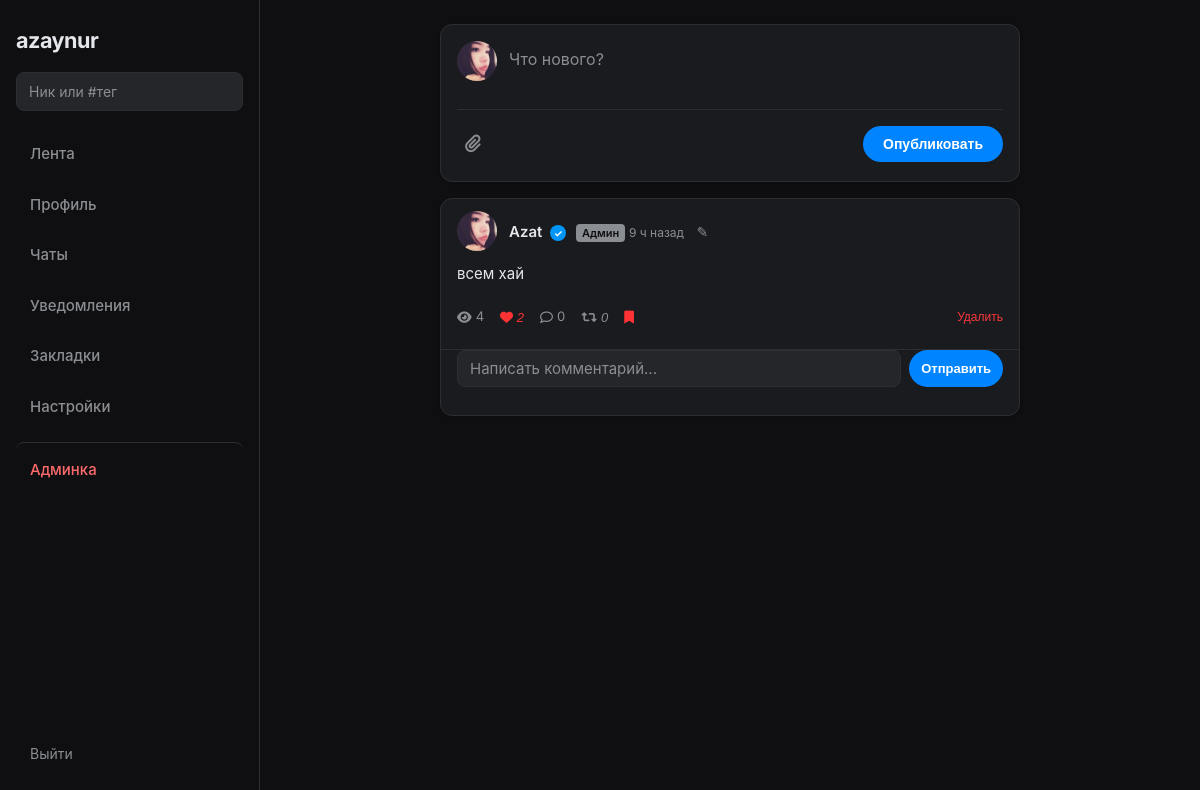
Screenshot of / (signed in) with the database file from the repository.
### app.py (models this page shows, shortened)
class User(UserMixin, db.Model):
    id = db.Column(db.Integer, primary_key=True)
    username = db.Column(db.String(80), unique=True, nullable=False)
    email = db.Column(db.String(120), unique=True, nullable=False)
    password = db.Column(db.String(128), nullable=False)
    avatar = db.Column(db.String(200), default='default.jpg')
    bio = db.Column(db.String(500), nullable=True)
    is_verified = db.Column(db.Boolean, default=False)
    verification_type = db.Column(db.String(20), nullable=True)  # gold, vip, exclusive
    custom_status = db.Column(db.String(100), nullable=True)
    is_admin = db.Column(db.Boolean, default=False)
    banned_until = db.Column(db.DateTime, nullable=True)

class Post(db.Model):
    id = db.Column(db.Integer, primary_key=True)
    user_id = db.Column(db.Integer, db.ForeignKey('user.id'), nullable=False)
    body = db.Column(db.Text, nullable=False)
    image = db.Column(db.String(200), nullable=True)
    created_at = db.Column(db.DateTime, default=datetime.utcnow)
    edited_at = db.Column(db.DateTime, nullable=True)
    user = db.relationship('User', backref=db.backref('posts', lazy='dynamic'))
    def likes_count(self):
        return PostLike.query.filter_by(post_id=self.id).count()
    def comments_count(self):
        return Comment.query.filter_by(post_id=self.id).count()
    def reposts_count(self):
        return Repost.query.filter_by(post_id=self.id).count()
    def views_count(self):
        return PostView.query.filter_by(post_id=self.id).count()
    def ordered_comments(self):
        return self.comments.order_by(Comment.created_at.asc()).all()

### app.py (the view, shortened to what this page needs)
@app.route('/')
@login_required
def index():
    blocked_ids = get_blocked_user_ids(current_user.id)
    all_posts = Post.query.order_by(Post.created_at.desc()).all()
    all_reposts = Repost.query.order_by(Repost.created_at.desc()).all()
    feed_items = []
    for p in all_posts:
        if p.user_id not in blocked_ids:
            feed_items.append(('post', p, None))
    for r in all_reposts:
        if r.user_id not in blocked_ids and r.post.user_id not in blocked_ids:
            feed_items.append(('repost', r.post, r))
    feed_items.sort(key=lambda x: x[1].created_at if x[0] == 'post' else x[2].created_at, reverse=True)
    for item in feed_items:
        p = item[1]
        if PostView.query.filter_by(post_id=p.id, user_id=current_user.id).first() is None:
            db.session.add(PostView(post_id=p.id, user_id=current_user.id))
    db.session.commit()
    post_ids = [item[1].id for item in feed_items]
    liked = {r.post_id for r in PostLike.query.filter(PostLike.post_id.in_(post_ids), PostLike.user_id == current_user.id).all()}
    reposted = {r.post_id for r in Repost.query.filter(Repost.post_id.in_(post_ids), Repost.user_id == current_user.id).all()}
    saved = {s.post_id for s in SavedPost.query.filter(SavedPost.post_id.in_(post_ids), SavedPost.user_id == current_user.id).all()} if post_ids else set()
    return render_template('index.html', feed_items=feed_items, liked=liked, reposted=reposted, saved=saved)

### app.py (called while the page is built)
@login_manager.user_loader
def load_user(user_id):
    return User.query.get(int(user_id))

def get_blocked_user_ids(user_id):
    blocked_by_me = {b.blocked_id for b in Block.query.filter_by(blocker_id=user_id).all()}
    blocked_me = {b.blocker_id for b in Block.query.filter_by(blocked_id=user_id).all()}
    return blocked_by_me | blocked_me

def linkify_post(text):
    if not text:
        return Markup('')
    text = escape(text)
    def repl_hashtag(m):
        tag = m.group(1)
        return f'<a href="/tag/{quote(tag)}" class="hashtag">#{tag}</a>'
    text = re.sub(r'#([a-zA-Zа-яА-ЯёЁ0-9_]+)', repl_hashtag, text)
    text = re.sub(r'@([a-zA-Z0-9_]+)', r'<a href="/u/\1" class="mention">@\1</a>', text)
    return Markup(text)

@app.before_request
def check_banned():
    if current_user.is_authenticated and getattr(current_user, 'banned_until', None) and current_user.banned_until and current_user.banned_until > datetime.utcnow():
        from flask_login import logout_user
        logout_user()
        flash('Ваш аккаунт заблокирован. Ожидайте окончания блокировки.')
        return redirect(url_for('login'))

def time_ago(dt):
    if not dt:
        return ''
    delta = datetime.utcnow() - dt
    if delta.days > 365:
        return f'{delta.days // 365} г назад'
    if delta.days > 30:
        return f'{delta.days // 30} мес назад'
    if delta.days > 0:
        return f'{delta.days} дн назад'
    if delta.seconds >= 3600:
        return f'{delta.seconds // 3600} ч назад'
    if delta.seconds >= 60:
        return f'{delta.seconds // 60} мин назад'
    return 'только что'

@app.context_processor
def inject_globals():
    d = {'predefined_statuses': PREDEFINED_STATUSES}
    if current_user.is_authenticated:
        d['notifications_count'] = min(Notification.query.filter_by(user_id=current_user.id, read=False).count(), 99)
    else:
        d['notifications_count'] = 0
    return d

### templates/index.html (shortened to what this page needs)
{% extends "base.html" %}
{% block content %}
<div class="feed-card create-post">
    <form method="POST" action="{{ url_for('index') }}" enctype="multipart/form-data">
        <div class="post-input-row">
            <div class="mini-avatar">
                <img src="{{ url_for('static', filename='uploads/avatars/' + current_user.avatar) }}" alt="" onerror="this.src='https://ui-avatars.com/api/?name={{ current_user.username }}&size=40&background=25262a&color=8a8d91';">
            </div>
            <textarea name="body" placeholder="Что нового?" rows="2" required></textarea>
        </div>
        <div class="post-actions">
            <label class="icon-btn" title="Фото"><i class="fa-solid fa-paperclip"></i><input type="file" name="image" accept="image/*" class="post-file-input"></label>
            <button type="submit" class="btn-primary-blue">Опубликовать</button>
        </div>
    </form>
</div>
{% for item in feed_items %}
    {% if item[0] == 'repost' %}
    <div class="repost-wrapper">
        <span class="repost-label"><i class="fa-solid fa-retweet"></i> <a href="{{ url_for('profile', username=item[2].user.username) }}">{{ item[2].user.username }}</a> репостнул</span>
        {% set post = item[1] %}
        {% set show_comment_form = True %}
        {% include '_post_card.html' %}
    </div>
    {% else %}
    {% set post = item[1] %}
    {% set show_comment_form = True %}
    {% include '_post_card.html' %}
    {% endif %}
{% endfor %}
{% endblock %}

### templates/_post_card.html (shortened to what this page needs)
{% set _saved = saved if saved is defined else [] %}
{% set _liked = liked if liked is defined else [] %}
{% set _reposted = reposted if reposted is defined else [] %}
<article class="feed-card post-card" data-post-id="{{ post.id }}">
    <div class="post-header">
        <a href="{{ url_for('profile', username=post.user.username) }}" class="mini-avatar">
            <img src="{{ url_for('static', filename='uploads/avatars/' + post.user.avatar) }}" alt="" onerror="this.src='https://ui-avatars.com/api/?name={{ post.user.username }}&size=40&background=25262a&color=8a8d91';">
        </a>
        <div class="post-user-info">
            <a href="{{ url_for('profile', username=post.user.username) }}" class="user-name">
                {{ post.user.username }}
                {% if post.user.is_verified %}
                    {% if post.user.verification_type == 'vip' %}<span class="badge badge-vip"></span>{% endif %}
                {% endif %}
                {% if post.user.is_admin %}<span class="badge-admin">Админ</span>{% endif %}
            </a>
            <span class="post-time" title="{{ post.created_at.strftime('%d.%m.%Y %H:%M') if post.created_at else '' }}">{{ post.created_at|time_ago }}{% if post.edited_at %} · ред. {{ post.edited_at|time_ago }}{% endif %}</span>
            {% if current_user.id == post.user_id %}<a href="{{ url_for('edit_post', post_id=post.id) }}" class="btn-edit-post" title="Редактировать">✎</a>{% endif %}
        </div>
    </div>
    <p class="post-text">{{ post.body|linkify }}</p>
    <div class="post-stats">
        <span class="stat-views" title="Просмотры"><i class="fa-solid fa-eye"></i> {{ post.views_count() }}</span>
        <span class="stat-likes"><button type="button" class="btn-stat like-btn {% if post.id in _liked %}active{% endif %}" data-post-id="{{ post.id }}" title="Нравится"><i class="fa-{% if post.id in _liked %}solid{% else %}regular{% endif %} fa-heart"></i> <em class="like-count">{{ post.likes_count() }}</em></button></span>
        <span class="stat-comments"><i class="fa-regular fa-comment"></i> {{ post.comments_count() }}</span>
        <span class="stat-reposts"><button type="button" class="btn-stat repost-btn {% if post.id in _reposted %}active{% endif %}" data-post-id="{{ post.id }}" title="Репост"><i class="fa-solid fa-retweet"></i> <em class="repost-count">{{ post.reposts_count() }}</em></button></span>
        <span class="stat-save"><button type="button" class="btn-stat save-btn {% if post.id in _saved %}active{% endif %}" data-post-id="{{ post.id }}" title="Сохранить"><i class="fa-{% if post.id in _saved %}solid{% else %}regular{% endif %} fa-bookmark"></i></button></span>
        {% if current_user.id == post.user_id or current_user.is_admin %}
        <span class="stat-delete">
            <form method="POST" action="{{ url_for('delete_post', post_id=post.id) }}" class="delete-post-form" onsubmit="return confirm('Удалить пост?');" style="display:inline;">
                <button type="submit" class="btn-stat btn-delete" title="Удалить">Удалить</button>
            </form>
        </span>
        {% endif %}
    </div>
    {% if show_comment_form|default(True) %}
    <div class="post-comments">
        <form class="comment-form" method="POST" action="{{ url_for('post_comment', post_id=post.id) }}">
            <input type="text" name="body" placeholder="Написать комментарий..." required maxlength="500">
            <button type="submit" class="btn-primary btn-sm">Отправить</button>
        </form>
    </div>
    {% endif %}
</article>

### static/css/style.css (style rules this page uses)
:root { --bg-main: #0f0f12; --bg-card: #1a1b1e; --bg-input: #25262a; --border: 1px solid #2d2e33; --text-main: #e4e6eb; --text-dim: #8a8d91; --accent: #0084ff; --accent-hover: #006dd1; --error: #fa383e; --radius: 12px; --radius-sm: 8px; }
* { box-sizing: border-box; margin: 0; padding: 0; }
body { background-color: var(--bg-main); color: var(--text-main); font-family: 'Inter', -apple-system, BlinkMacSystemFont, sans-serif; min-height: 100vh; line-height: 1.5; }
a { color: inherit; text-decoration: none; }
.feed-card { background: var(--bg-card); border: var(--border); border-radius: var(--radius); padding: 16px; margin-bottom: 16px; box-shadow: 0 1px 3px rgba(0, 0, 0, 0.2); }
.create-post .post-input-row { display: flex; gap: 12px; align-items: flex-start; margin-bottom: 12px; }
.mini-avatar { width: 40px; height: 40px; border-radius: 50%; overflow: hidden; flex-shrink: 0; background: var(--bg-input); }
.mini-avatar img { width: 100%; height: 100%; object-fit: cover; }
.create-post textarea { flex: 1; background: transparent; border: none; color: var(--text-main); font-size: 16px; resize: none; outline: none; padding: 8px 0; min-height: 44px; }
.create-post textarea::placeholder { color: var(--text-dim); }
.post-actions { display: flex; justify-content: space-between; align-items: center; padding-top: 12px; border-top: var(--border); }
.icon-btn { background: transparent; border: none; color: var(--text-dim); font-size: 18px; padding: 8px; cursor: pointer; border-radius: var(--radius-sm); transition: color 0.2s, background 0.2s; }
.btn-primary, .btn-primary-blue { background: var(--accent); color: #fff; border: none; padding: 10px 20px; border-radius: 20px; font-weight: 600; font-size: 14px; cursor: pointer; transition: background 0.2s; }
.post-card { padding: 0; overflow: hidden; }
.post-header { display: flex; align-items: center; padding: 12px 16px; position: relative; }
.post-user-info { flex: 1; margin-left: 12px; min-width: 0; }
.user-name { font-weight: 600; font-size: 15px; color: var(--text-main); }
.post-time { font-size: 12px; color: var(--text-dim); }
.post-text { padding: 0 16px 12px; font-size: 15px; color: var(--text-main); }
.post-stats { display: flex; align-items: center; gap: 16px; padding: 8px 16px 12px; font-size: 13px; color: var(--text-dim); }
.post-stats .stat-views, .post-stats .stat-likes, .post-stats .stat-comments, .post-stats .stat-reposts, .post-stats .stat-save { display: flex; align-items: center; gap: 4px; }
.btn-edit-post { margin-left: 8px; color: var(--text-dim); font-size: 14px; }
.btn-stat { background: none; border: none; color: var(--text-dim); cursor: pointer; padding: 4px 0; font-size: 13px; }
.btn-stat:hover, .btn-stat.active { color: #f33; }
.post-comments { padding: 0 16px 16px; border-top: var(--border); margin-top: 8px; }
.comment-form { display: flex; gap: 8px; margin-bottom: 12px; }
.comment-form input { flex: 1; padding: 8px 12px; }
.btn-sm { padding: 6px 12px; font-size: 13px; }
.badge { display: inline-flex; align-items: center; justify-content: center; margin-left: 4px; }
.badge-vip::after { content: '✓'; background: #0095f6; color: #fff; width: 16px; height: 16px; border-radius: 50%; display: inline-flex; align-items: center; justify-content: center; font-size: 10px; font-weight: bold; }
.btn-delete { color: var(--error); font-size: 12px; }
.post-stats .stat-delete { margin-left: auto; }
.badge-admin { font-size: 11px; background: var(--text-dim); color: var(--bg-main); padding: 2px 6px; border-radius: 4px; margin-left: 6px; }
input, textarea { width: 100%; background: var(--bg-input); border: var(--border); padding: 12px 14px; color: var(--text-main); border-radius: var(--radius-sm); font-family: inherit; font-size: 15px; outline: none; transition: border-color 0.2s; }
input::placeholder, textarea::placeholder { color: var(--text-dim); }
textarea { resize: vertical; min-height: 80px; }

### rows the page displays
User: avatar (picture), user.username "Azat"
Post: avatar (picture), created_at "9 ч назад", body|linkify "всем хай", views_count "4", likes_count "2", comments_count "0", reposts_count "0"
